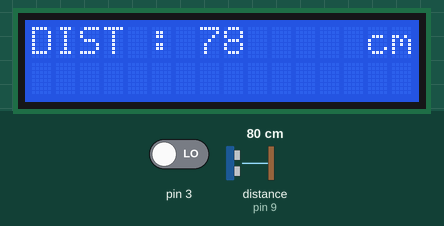
A sketch run on a simulated Arduino Uno, built with avr-gcc and run on an emulated ATmega328P. Parts: 16×2 character LCD. Wiring (inferred from the names in the program): ultrasonic range finder: trigger pin 8; echo pin 9. The test bench sets the inputs (shaded band); at power-on: pin 3 LOW, distance to the obstacle (sensor on pin 9) 80 cm. The echo pulse lasts 58.3 µs per cm; the audio player accepts every command and is not drawn; what the sketch prints to the serial monitor is not drawn.

Above: at 3.8 s.
3.9 s: pin 3 driven HIGH
7.0 s: distance to the obstacle (sensor on pin 9) set to 2 cm
At 8.2 s:
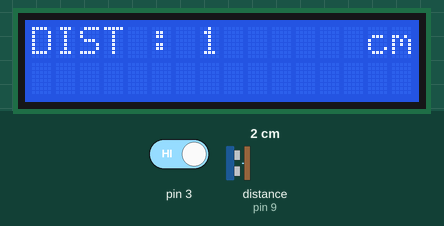
8.5 s: distance to the obstacle (sensor on pin 9) set to 4 cm
At 9.7 s:
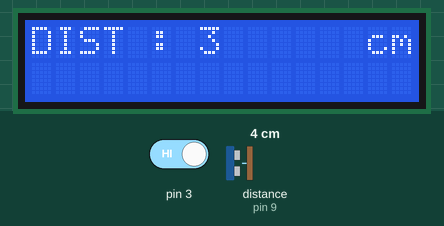
10.1 s: distance to the obstacle (sensor on pin 9) set to 9 cm
At 11.1 s:
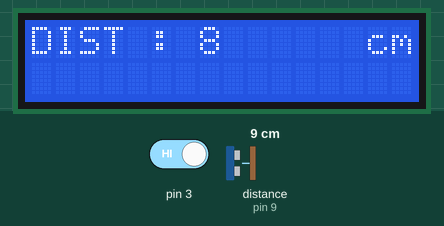
Timing chart, 0 to 12.7 s (numbered marks = the images above; inputs shaded):
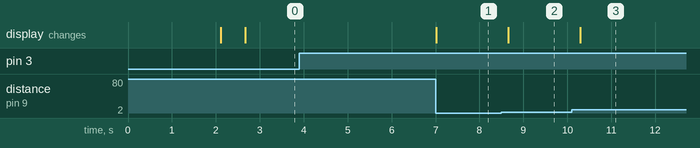

Measured:
- after the input at 3.9 s, every drawn part: stays the same
- after the input at 7.0 s, the display: changes at once (image 1)
- after the input at 8.5 s, the display: changes after 0.16 s (image 2)
- after the input at 10.1 s, the display: changes after 0.19 s (image 3)

The sketch:

20230419_keyes_mp3_langbar.ino
```cpp
#include "Arduino.h"
#include "SoftwareSerial.h"
#include "DFRobotDFPlayerMini.h"
#include <LiquidCrystal_I2C.h>
#include <Wire.h>

//LiquidCrystal_I2C 핀은 SDA는 4번, SCL은 5번에 꽂음

#define TRIG 8 //TRIG 핀 설정 (초음파 보내는 핀)
#define ECHO 9 //ECHO 핀 설정 (초음파 받는 핀)

SoftwareSerial mySoftwareSerial(10, 11); // RX, TX
DFRobotDFPlayerMini myDFPlayer;

LiquidCrystal_I2C lcd(0x27, 16, 2); // 0x27 or 0x3F

void printDetail(uint8_t type, int value);


void setup()
{
  mySoftwareSerial.begin(9600);
  Serial.begin(9600);

  pinMode(TRIG, OUTPUT);
  pinMode(ECHO, INPUT);

  lcd.init();
  lcd.backlight();
  lcd.setCursor(0,0);
  lcd.print("Hello, world!");
  lcd.setCursor(0,1);
  lcd.print("I am Lang Bar!");
  delay(2000);
  lcd.clear();

  Serial.println();
  Serial.println(F("DFRobot DFPlayer Mini Demo"));
  Serial.println(F("Initializing DFPlayer ... (May take 3~5 seconds)"));

  if (!myDFPlayer.begin(mySoftwareSerial)) { //Use softwareSerial to communicate with mp3.
    Serial.println(F("Unable to begin:"));
    Serial.println(F("1.Please recheck the connection!"));
    Serial.println(F("2.Please insert the SD card!"));
    while (true);
  }
  Serial.println(F("DFPlayer Mini online."));

  myDFPlayer.volume(1); //Set volume value. From 0 to 30
  myDFPlayer.play(1); //Play the first mp3


}


void loop()
{
  static unsigned long timer = millis();

/* 30초간 플레이후 다음곡 */
//  if (millis() - timer > 30000) {
//    timer = millis();
//    myDFPlayer.next(); //Play next mp3 every 30 second.
//  }

/* 한곡전체 플레이후 다음곡 */
  boolean play_state = digitalRead(3);
  if(play_state == HIGH) {
    myDFPlayer.next();
  }

  if (myDFPlayer.available()) {
    printDetail(myDFPlayer.readType(), myDFPlayer.read()); //Print the detail message from DFPlayer to handle different errors and states.
  }


  long duration, distance;
  digitalWrite(TRIG, LOW);
  delayMicroseconds(2);
  digitalWrite(TRIG, HIGH);
  delayMicroseconds(10);
  digitalWrite(TRIG, LOW);

  duration = pulseIn(ECHO, HIGH);
  distance = duration*17/1000;

  Serial.println(duration ); //초음파가 반사되어 돌아오는 시간을 보여줍니다.
  Serial.print("\ndistance : ");
  Serial.print(distance); //측정된 물체로부터 거리값(cm값)을 보여줍니다.
  Serial.println(" cm");

  lcd.clear();
  lcd.setCursor(0,0);
  lcd.print("DIST : ");
  lcd.print((int)distance);
  //lcd.write(distance);
  lcd.setCursor(13,0);
  lcd.print(" cm");
  //lcd.setCursor(0,1);
  //lcd.print("FILE : ");

  delay(500); //1초마다 측정값을 보여줍니다.
}


void printDetail(uint8_t type, int value)
{
  switch (type) {
    case TimeOut:
      Serial.println(F("Time Out!"));
      break;
    case WrongStack:
      Serial.println(F("Stack Wrong!"));
      break;
    case DFPlayerCardInserted:
      Serial.println(F("Card Inserted!"));
      break;
    case DFPlayerCardRemoved:
      Serial.println(F("Card Removed!"));
      break;
    case DFPlayerCardOnline:
      Serial.println(F("Card Online!"));
      break;
    case DFPlayerPlayFinished:
      Serial.print(F("Number:"));
      Serial.print(value);
      Serial.println(F(" Play Finished!"));
      break;
    case DFPlayerError:
      Serial.print(F("DFPlayerError:"));
      switch (value) {
        case Busy:
          Serial.println(F("Card not found"));
          break;
        case Sleeping:
          Serial.println(F("Sleeping"));
          break;
        case SerialWrongStack:
          Serial.println(F("Get Wrong Stack"));
          break;
        case CheckSumNotMatch:
          Serial.println(F("Check Sum Not Match"));
          break;
        case FileIndexOut:
          Serial.println(F("File Index Out of Bound"));
          break;
        case FileMismatch:
          Serial.println(F("Cannot Find File"));
          break;
        case Advertise:
          Serial.println(F("In Advertise"));
          break;
        default:
          break;
      }

      break;
    default:
      break;
  }
}
```
